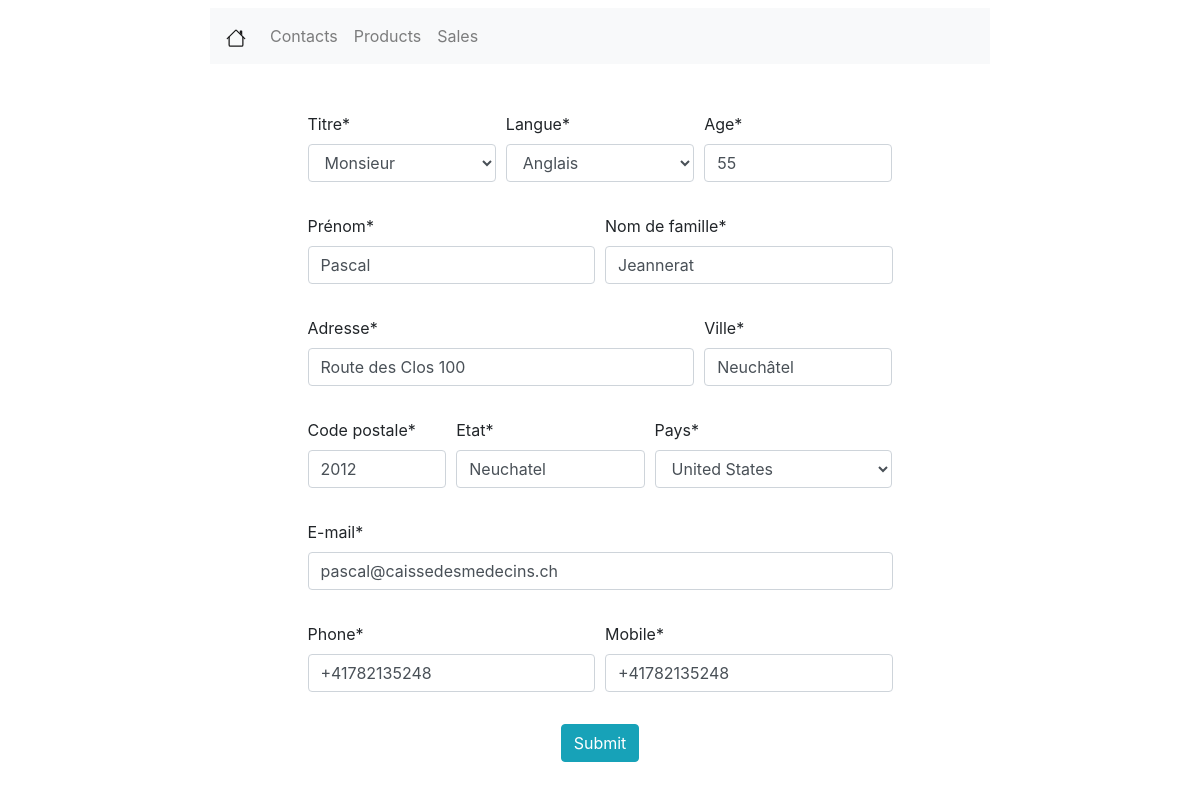
The app's page /contacts/4/edit/, older data.
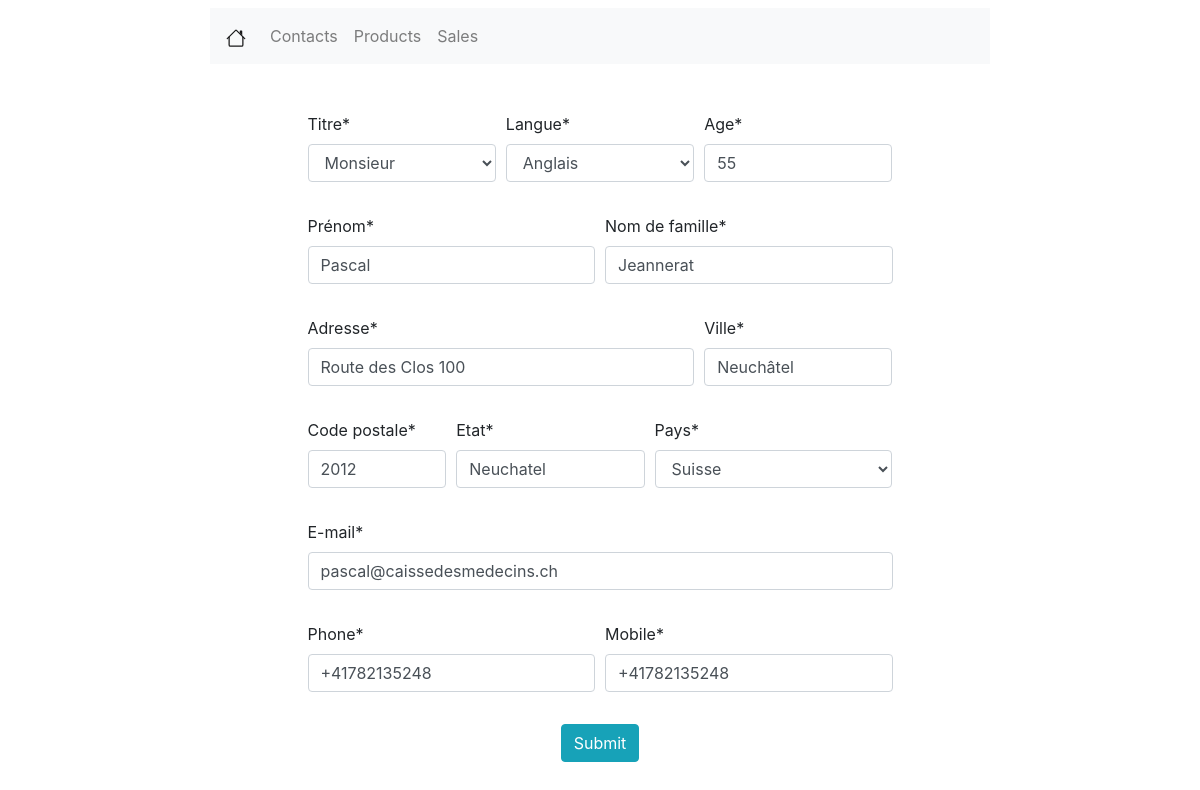
The same page, newer data.
### contacts/models.py (models this page shows, shortened)
class Contact(models.Model):
    COUNTRY_CHOICES = (
        ('US', 'United States'),
        ('FR', 'France'),
        ('CH', 'Suisse'),
        ('RU', 'Russia'),
        ('IT', 'Italy'),
    )
    TITLE_CHOICES = (
        ('M.', 'Monsieur'),
        ('Mme', 'Madame'),
        ('Melle', 'Mademoiselle'),
        ('NA', 'Sans avis'),
    )
    LANG_CHOICES = (
        ('EN', 'Anglais'),
        ('FR', 'Francais'),
        ('CH', 'Suisse'),
        ('RU', 'Russe'),
        ('IT', 'Italien'),
    )
    is_active = models.BooleanField(verbose_name="active", default=True)
    title = models.CharField(verbose_name="titre", max_length=50, null=False, choices=TITLE_CHOICES, default='Mme')
    lang = models.CharField(verbose_name="Langue", max_length=80, null=False, choices=LANG_CHOICES, default='US')
    name = models.CharField(verbose_name='Prénom', max_length=200, null=True)
    lastname = models.CharField(verbose_name='Nom de famille', max_length=200, null=True)
    age = models.IntegerField(verbose_name='Age', null=True)
    street = models.CharField(verbose_name="Adresse", max_length=100, null=True)
    region_zip = models.IntegerField(verbose_name="Code postale", null=True)
    city = models.CharField(verbose_name="Ville", max_length=200, null=True)
    country = models.CharField(verbose_name="Pays", max_length=100, null=False, choices=COUNTRY_CHOICES, default='CH')
    phone = PhoneNumberField(null=True)
    mobile = PhoneNumberField(null=True)
    email = models.EmailField(verbose_name="E-mail", max_length=254, null=True)
    state = models.CharField(verbose_name="Etat", max_length=20, null=True)

### contacts/views.py (the view)
# urls.py: path('<int:pk>/edit/', views.EditView.as_view(), name='edit_contact'),
class EditView(generic.UpdateView):
    template_name = 'contacts/contacts_createview.html'
    model = Contact
    form_class = ContactsModelForm

### contacts/forms.py
class ContactsModelForm(forms.ModelForm):
    class Meta:
        model = Contact
        fields = '__all__'
        exclude = ['is_active']

### contacts/templates/contacts/contacts_createview.html (shortened to what this page needs)
{% extends 'viewlist/viewlist.html' %}
{% load crispy_forms_tags %}
{% block viewlist %}
    <form method="post">
        <div class="w-50 mx-auto mt-5">
            <div class="form-row">
                <div class="form-group col-md-4">
                    {{ form.title|as_crispy_field }}
                </div>
                <div class="form-group col-md-4">
                    {{ form.lang|as_crispy_field }}
                </div>
                <div class="form-group col-md-4">
                    {{ form.age|as_crispy_field }}
                </div>
            </div>
            <div class="form-row">
                <div class="form-group col-md-6">
                    {{ form.name|as_crispy_field }}
                </div>
                <div class="form-group col-md-6">
                    {{ form.lastname|as_crispy_field }}
                </div>
            </div>
            <div class="form-row">
                <div class="form-group col-md-8">
                    {{ form.street|as_crispy_field }}
                </div>
                <div class="form-group col-md-4">
                    {{ form.city|as_crispy_field }}
                </div>
            </div>
            <div class="form-row">
                <div class="form-group col-md-3">
                    {{ form.region_zip|as_crispy_field }}
                </div>
                <div class="form-group col-md-4">
                    {{ form.state|as_crispy_field }}
                </div>
                <div class="form-group col-md-5">
                    {{ form.country|as_crispy_field }}
                </div>
            </div>
            <div class="form-row">
                <div class="form-group col-md-12">
                    {{ form.email|as_crispy_field }}
                </div>
            </div>
            <div class="form-row">
                <div class="form-group col-md-6">
                    {{ form.phone|as_crispy_field }}
                </div>
                <div class="form-group col-md-6">
                    {{ form.mobile|as_crispy_field }}
                </div>
            </div>
            <div class="text-center">
                <button type="submit" class="btn btn-info">Submit</button>
            </div>
        </div>
    </form>
{% endblock %}

Row changes from the older to the newer data that the page shows:
changed Contact "Monsieur": country "United States" → "Suisse"
